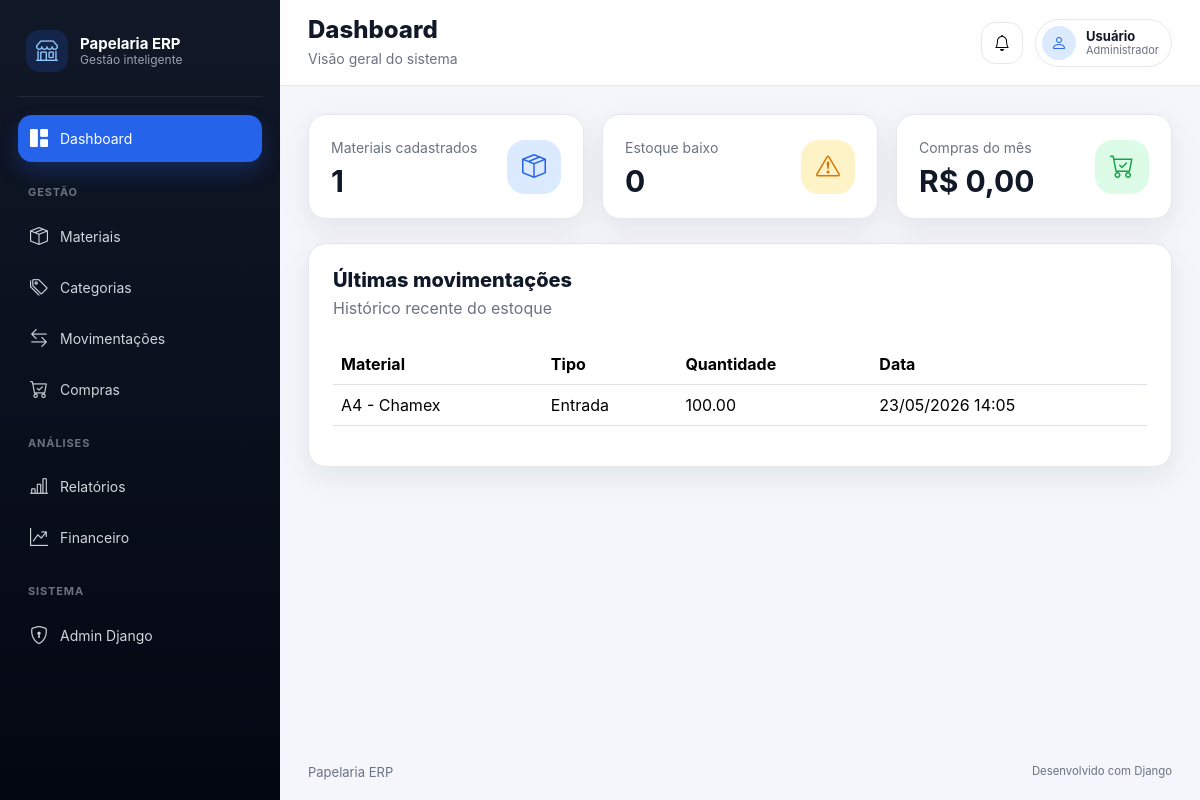
Before: / with the older database file.
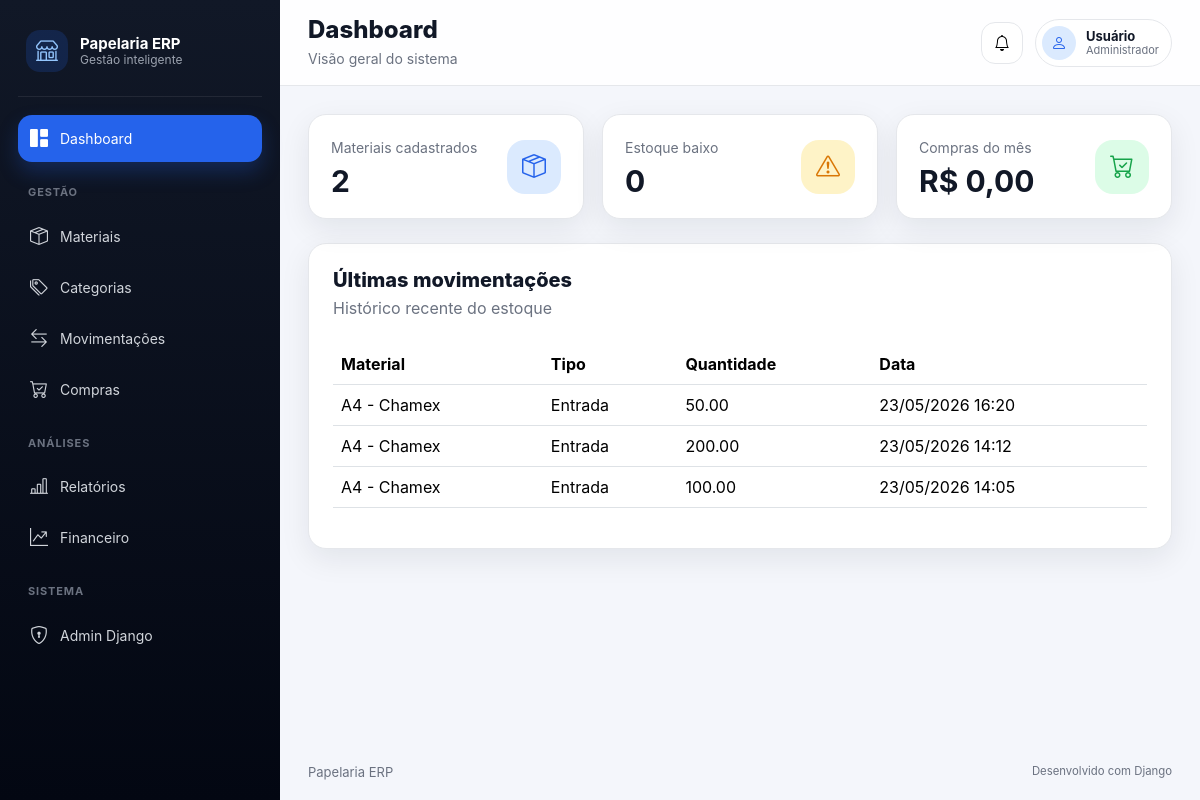
After: the same page with the newer database file.
### apps/inventory/models/stock_movement.py (models this page shows, shortened)
class StockMovement(BaseModel):
    material = models.ForeignKey(
        Material,
        on_delete=models.PROTECT,
        related_name="movements",
        verbose_name="Material",
    )
    movement_type = models.CharField(
        max_length=20,
        choices=MovementType.choices,
        verbose_name="Tipo de movimentação",
    )
    quantity = models.DecimalField(
        max_digits=10,
        decimal_places=2,
        verbose_name="Quantidade",
    )
    previous_stock = models.DecimalField(
        max_digits=10,
        decimal_places=2,
        verbose_name="Estoque anterior",
    )
    new_stock = models.DecimalField(
        max_digits=10,
        decimal_places=2,
        verbose_name="Novo estoque",
    )
    notes = models.TextField(
        blank=True,
        null=True,
        verbose_name="Observações",
    )
    class Meta:
        verbose_name = "Movimentação de estoque"
        verbose_name_plural = "Movimentações de estoque"
        ordering = ["-created_at"]

### apps/inventory/models/material.py (models this page shows, shortened)
class Material(BaseModel):
    name = models.CharField(
        max_length=150,
        verbose_name="Nome",
    )
    category = models.ForeignKey(
        Category,
        on_delete=models.PROTECT,
        related_name="materials",
        verbose_name="Categoria",
    )
    supplier = models.ForeignKey(
        Supplier,
        on_delete=models.SET_NULL,
        related_name="materials",
        blank=True,
        null=True,
        verbose_name="Fornecedor",
    )
    description = models.TextField(
        blank=True,
        null=True,
        verbose_name="Descrição",
    )
    current_stock = models.DecimalField(
        max_digits=10,
        decimal_places=2,
        default=0,
        verbose_name="Estoque atual",
    )
    minimum_stock = models.DecimalField(
        max_digits=10,
        decimal_places=2,
        default=0,
        verbose_name="Estoque mínimo",
    )
    unit = models.CharField(
        max_length=20,
        default="un",
        verbose_name="Unidade",
    )
    cost_price = models.DecimalField(
        max_digits=10,
        decimal_places=2,
        default=0,
        verbose_name="Preço de custo",
    )
    class Meta:
        verbose_name = "Material"
        verbose_name_plural = "Materiais"
        ordering = ["name"]
    @property
    def is_low_stock(self):
        return self.current_stock <= self.minimum_stock

### apps/core/views/home_view.py (the view)
# urls.py: path("", home_view, name="home"),
def home_view(request):
    context = get_dashboard_metrics()
    return render(
        request,
        "core/home.html",
        context,
    )

### apps/core/models/base.py (called while the page is built)
    def get_queryset(self):
        return super().get_queryset().filter(is_active=True)

### apps/inventory/selectors/dashboard_selector.py (called while the page is built)
def get_dashboard_metrics():
    total_materials = Material.active_objects.count()
    low_stock_count = len([
        material
        for material in Material.active_objects.all()
        if material.is_low_stock
    ])
    recent_movements = (
        StockMovement.objects
        .select_related("material")
        .order_by("-created_at")[:5]
    )
    return {
        "total_materials": total_materials,
        "low_stock_count": low_stock_count,
        "recent_movements": recent_movements,
    }

### apps/core/templates/core/home.html (shortened to what this page needs)
{% extends "core/base.html" %}
{% block content %}
<div class="dashboard-grid">
    <div class="metric-card">
        <div>
            <span class="metric-label">Materiais cadastrados</span>
            <strong class="metric-value">{{ total_materials }}</strong>
        </div>
        <div class="metric-icon">
            <i class="bi bi-box-seam"></i>
        </div>
    </div>
    <div class="metric-card">
        <div>
            <span class="metric-label">Estoque baixo</span>
            <strong class="metric-value">{{ low_stock_count }}</strong>
        </div>
        <div class="metric-icon warning">
            <i class="bi bi-exclamation-triangle"></i>
        </div>
    </div>
    <div class="metric-card">
        <div>
            <span class="metric-label">Compras do mês</span>
            <strong class="metric-value">R$ 0,00</strong>
        </div>
        <div class="metric-icon success">
            <i class="bi bi-cart-check"></i>
        </div>
    </div>
</div>
<div class="content-card mt-4">
    <div class="content-card-header">
        <div>
            <h2>Últimas movimentações</h2>
            <p>Histórico recente do estoque</p>
        </div>
    </div>
    <div class="table-responsive mt-4">
        <table class="table align-middle">
            <thead>
                <tr>
                    <th>Material</th>
                    <th>Tipo</th>
                    <th>Quantidade</th>
                    <th>Data</th>
                </tr>
            </thead>
            <tbody>
                {% for movement in recent_movements %}
                    <tr>
                        <td>{{ movement.material.name }}</td>
                        <td>
                            {{ movement.get_movement_type_display }}
                        </td>
                        <td>{{ movement.quantity }}</td>
                        <td>
                            {{ movement.created_at|date:"d/m/Y H:i" }}
                        </td>
                    </tr>
                {% empty %}
                    <tr>
                        <td colspan="4">
                            Nenhuma movimentação encontrada.
                        </td>
                    </tr>
                {% endfor %}
            </tbody>
        </table>
    </div>
</div>
{% endblock %}

Changed rows visible on the page:
added StockMovement: material.name "A4 - Chamex", movement_type "Entrada", quantity "50.00", created_at "23/05/2026 16:20"
added StockMovement: material.name "A4 - Chamex", movement_type "Entrada", quantity "200.00", created_at "23/05/2026 14:12"
Other visible differences:
{{ total_materials }}: "1" → "2"
